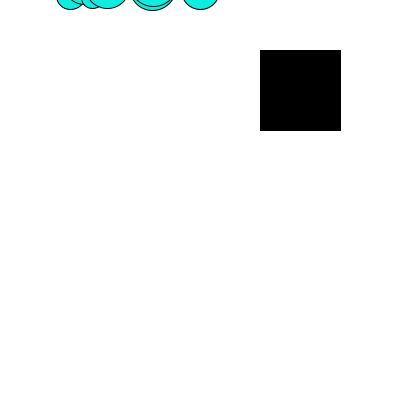
Frame 1 (no input)
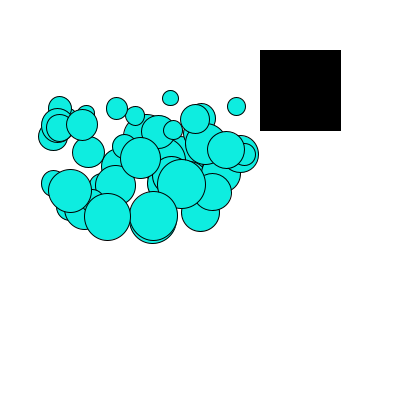
Frame 60 (the mouse pressed at the canvas centre just before this capture)
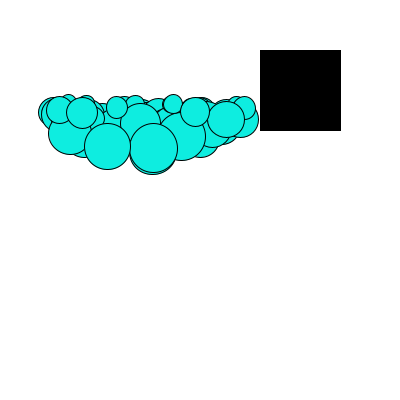
Frame 120 (the mouse held since frame 60 and released just before this capture)

The Processing sketch that drew these frames (run headless with seeded random() and noise(); from frame 60 on, the mouse is pressed at the canvas centre):

// Processing sketch: processing_58695
// ── processing_58695.pde

//Vanessa Faienza
//Problem Set 3 - Question 2

boolean animate = true;

int btnX = 260;
int btnY = 50;
int btnW = 80;
int btnH = 80;

FallingBall[] b = new FallingBall[50];  

void setup() {
  size(400, 400);
  smooth();

  for (int i=0; i < b.length; i++) {
    b[i] = new FallingBall(random (-50, 150), random(-100, 0), 0, random(0.3, 1));
  }
}

void draw() {
  background(255);


  for (int i=0; i < b.length; i++) {
    b[i].display(animate);
  }
  if (animate == true) {
    fill(0);
  }

  rect(btnX, btnY, btnW, btnH);
}


class FallingBall {

  float x;
  float y;
  float speed;
  float gravity;
  float weight;


  FallingBall(float ballX, float ballY, float ballS, float ballW) {
    this.speed = ballS;
    gravity = 0.1;
    this.x = ballX;
    this.y = ballY;
    this.weight = ballW;
  }


  void display(boolean ballAni) {
    if (ballAni == true) {

      this.y = this.y + this.speed + this.weight;  
      this.speed = this.speed + gravity;

      if (this.y >= height-100) {
        this.speed *= -0.9;
        this.y = height-100;
      }
    }

    fill(14, 237, 224);
    ellipse(width/4 + this.x, this.y, 50*this.weight, 50*this.weight);
  }
}

void mousePressed() {
  if ( mouseX > btnX && mouseX < (btnX+btnW) && mouseY > btnY && mouseY < (btnY+btnH)) {
    animate = !animate;
  }
}
